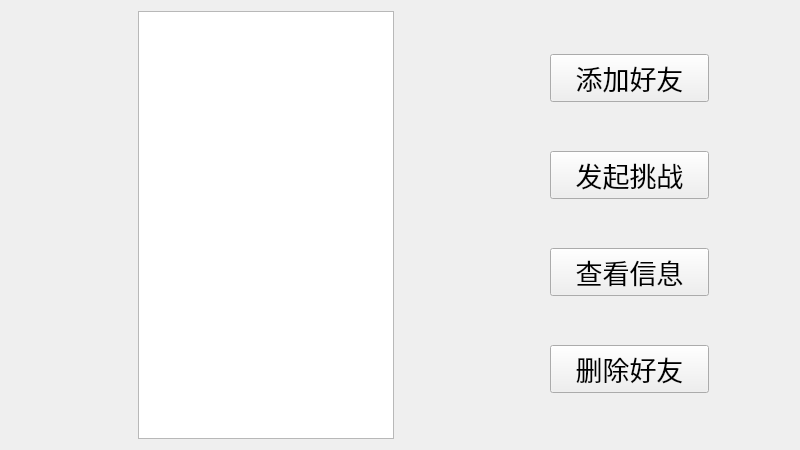
<?xml version="1.0" encoding="UTF-8"?>
<ui version="4.0">
 <class>Friends</class>
 <widget class="QWidget" name="Friends">
  <property name="geometry">
   <rect>
    <x>0</x>
    <y>0</y>
    <width>800</width>
    <height>450</height>
   </rect>
  </property>
  <property name="windowTitle">
   <string>Form</string>
  </property>
  <layout class="QGridLayout" name="gridLayout_3">
   <item row="0" column="1">
    <layout class="QGridLayout" name="gridLayout_2">
     <item row="0" column="0">
      <widget class="QListView" name="listView"/>
     </item>
     <item row="0" column="1">
      <spacer name="horizontalSpacer">
       <property name="orientation">
        <enum>Qt::Horizontal</enum>
       </property>
       <property name="sizeType">
        <enum>QSizePolicy::Fixed</enum>
       </property>
       <property name="sizeHint" stdset="0">
        <size>
         <width>150</width>
         <height>20</height>
        </size>
       </property>
      </spacer>
     </item>
     <item row="0" column="2">
      <layout class="QGridLayout" name="gridLayout">
       <item row="0" column="0">
        <widget class="QPushButton" name="pushButton_add">
         <property name="font">
          <font>
           <family>微软雅黑</family>
           <pointsize>20</pointsize>
           <weight>50</weight>
           <bold>false</bold>
          </font>
         </property>
         <property name="text">
          <string>   添加好友   </string>
         </property>
        </widget>
       </item>
       <item row="1" column="0">
        <widget class="QPushButton" name="pushButton_challenge">
         <property name="font">
          <font>
           <family>微软雅黑</family>
           <pointsize>20</pointsize>
          </font>
         </property>
         <property name="text">
          <string>发起挑战</string>
         </property>
        </widget>
       </item>
       <item row="2" column="0">
        <widget class="QPushButton" name="pushButton_info">
         <property name="font">
          <font>
           <family>微软雅黑</family>
           <pointsize>20</pointsize>
          </font>
         </property>
         <property name="text">
          <string>查看信息</string>
         </property>
        </widget>
       </item>
       <item row="3" column="0">
        <widget class="QPushButton" name="pushButton_delete">
         <property name="font">
          <font>
           <family>微软雅黑</family>
           <pointsize>20</pointsize>
          </font>
         </property>
         <property name="text">
          <string>   删除好友   </string>
         </property>
        </widget>
       </item>
      </layout>
     </item>
     <item row="0" column="3">
      <spacer name="horizontalSpacer_2">
       <property name="orientation">
        <enum>Qt::Horizontal</enum>
       </property>
       <property name="sizeType">
        <enum>QSizePolicy::Fixed</enum>
       </property>
       <property name="sizeHint" stdset="0">
        <size>
         <width>80</width>
         <height>20</height>
        </size>
       </property>
      </spacer>
     </item>
    </layout>
   </item>
   <item row="0" column="0">
    <spacer name="horizontalSpacer_3">
     <property name="orientation">
      <enum>Qt::Horizontal</enum>
     </property>
     <property name="sizeHint" stdset="0">
      <size>
       <width>40</width>
       <height>20</height>
      </size>
     </property>
    </spacer>
   </item>
  </layout>
 </widget>
 <resources/>
 <connections/>
</ui>
